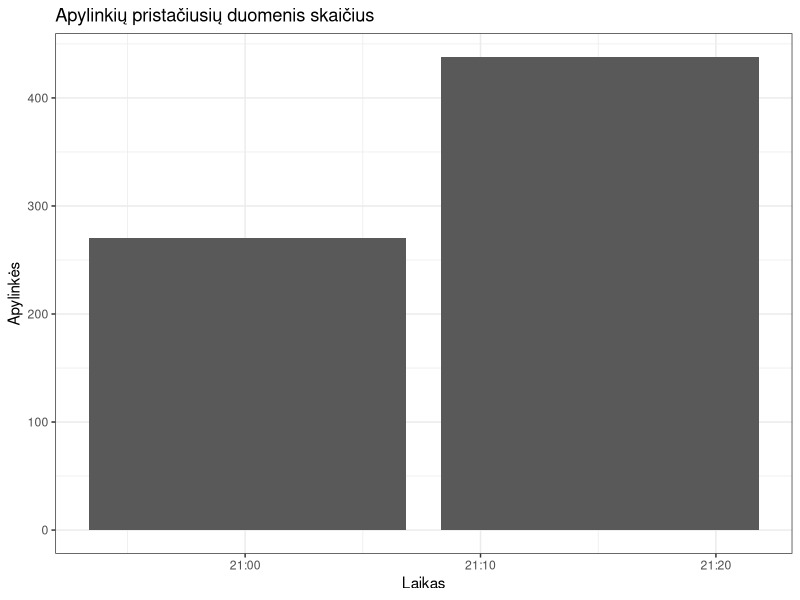

Write R code to recreate this figure. (Note: this script raises an error after producing the figure.)
## ---- chunk 1
library(dplyr)
library(lubridate)
library(ggplot2)

dt <- read.csv("data/20241013/daugmvrt.csv") %>% 
    mutate(timestamp = ymd_hms(timestamp)) %>% filter(timestamp>= ymd_hms("2024-10-13 21:00:00"))

ap <- dt %>%
    select(timestamp, apylinkes) %>%
    unique()

ggplot(aes(x = timestamp, y = apylinkes), data = ap) +
    geom_col() +
    theme_bw() +
    labs(x = "Laikas", y = "Apylinkės", title = "Apylinkių pristačiusių duomenis skaičius")
## ---- chunk 2
cols <- RColorBrewer::brewer.pal(8, "Set1")[c(6, 8, 7, 5, 2, 1, 3, 4)]
ggplot(aes(x = timestamp, y = proc_viso, group = kandidatas, colour = kandidatas), data = dt) +
    geom_point() +
    geom_line() +
    theme_bw() +
    scale_colour_manual(name = "Kandidatas", values = cols) +
    labs(x = "Laikas", y = "Procentas nuo dalyvavusių rinkėjų", title = "Balsavimo rezultatų kitimas laike")
